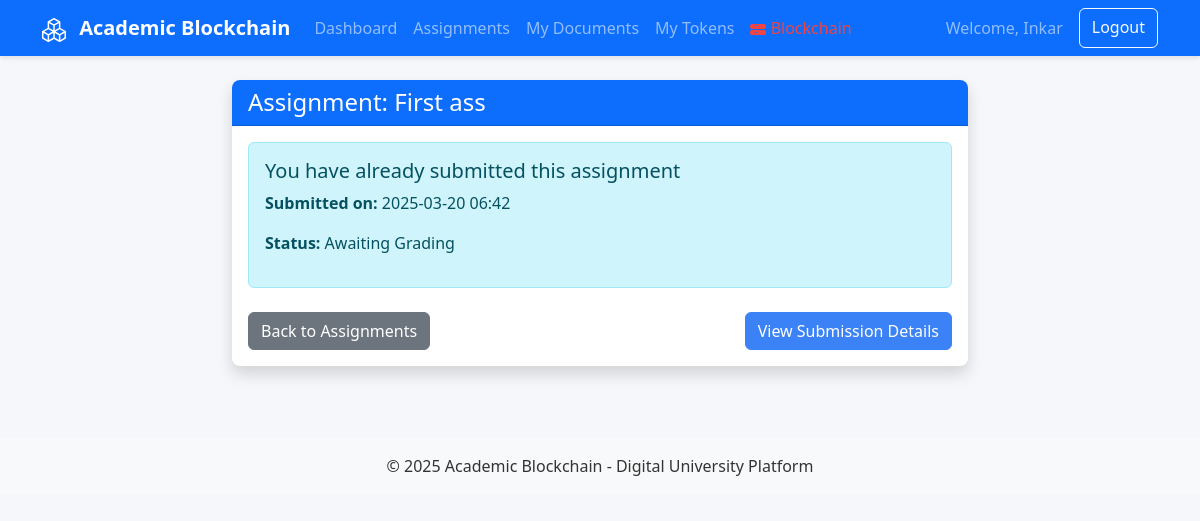
The app's page /student/submit_assignment/1 (signed in) with its own data.
### models/user.py (models this page shows, shortened)
class User(db.Model):
    id = db.Column(db.Integer, primary_key=True)
    name = db.Column(db.String(100), nullable=False)
    email = db.Column(db.String(100), unique=True, nullable=False)
    password_hash = db.Column(db.String(255), nullable=False)
    role = db.Column(db.String(20), nullable=False)  # 'student' or 'teacher'
    blockchain_address = db.Column(db.String(42), nullable=True)  # Ethereum address
    blockchain_wallet_address = db.Column(db.String(42), nullable=True)  # Specific user wallet
    blockchain_nonce = db.Column(db.Integer, default=0)  # For additional security
    photo = db.Column(db.String(255), nullable=True)
    created_at = db.Column(db.DateTime, default=datetime.utcnow)
    last_login = db.Column(db.DateTime, nullable=True)
    total_tokens_earned = db.Column(db.Float, default=0)
    total_tokens_spent = db.Column(db.Float, default=0)
    assignments = db.relationship('Assignment', backref='teacher', lazy=True)
    submissions = db.relationship('Submission', backref='user', lazy=True)
    documents = db.relationship('Document', backref='owner', lazy=True)
    token_transactions = db.relationship('TokenTransaction', backref='user', lazy=True)

### models/assignment.py (models this page shows, shortened)
class Assignment(db.Model):
    id = db.Column(db.Integer, primary_key=True)
    title = db.Column(db.String(100), nullable=False)
    description = db.Column(db.Text, nullable=False)
    deadline = db.Column(db.DateTime, nullable=False)
    teacher_id = db.Column(db.Integer, db.ForeignKey('user.id'), nullable=False)
    created_at = db.Column(db.DateTime, default=datetime.utcnow)
    submissions = db.relationship('Submission', backref='assignment_ref', lazy=True)

### models/submission.py (models this page shows, shortened)
class Submission(db.Model):
    id = db.Column(db.Integer, primary_key=True)
    assignment_id = db.Column(db.Integer, db.ForeignKey('assignment.id'), nullable=False)
    student_id = db.Column(db.Integer, db.ForeignKey('user.id'), nullable=False)
    document_id = db.Column(db.Integer, db.ForeignKey('document.id'), nullable=False)
    submitted_at = db.Column(db.DateTime, default=datetime.utcnow)
    status = db.Column(db.String(20), default='submitted')  # 'submitted', 'graded', 'returned'
    grade = db.Column(db.String(10), nullable=True)
    feedback = db.Column(db.Text, nullable=True)
    graded_at = db.Column(db.DateTime, nullable=True)
    grade_tx = db.Column(db.String(66), nullable=True)  # Transaction hash for grading
    blockchain_verified = db.Column(db.Boolean, default=False)
    grade_verified = db.Column(db.Boolean, default=False)  # New field to track grade verification
    tokens_earned = db.Column(db.Float, default=0)
    assignment = db.relationship('Assignment')  # No backref here
    student = db.relationship('User', backref='student_submissions')
    document = db.relationship('Document')  # No backref here

### controllers/student.py (the view, shortened to what this page needs)
@student.route('/submit_assignment/<int:assignment_id>', methods=['GET', 'POST'])
def submit_assignment(assignment_id):
    user = User.query.get(session['user_id'])
    assignment = Assignment.query.get_or_404(assignment_id)
    existing_submission = Submission.query.filter_by(
        assignment_id=assignment_id,
        student_id=user.id
    ).first()
    return render_template(
        'student/submit_assignment.html',
        assignment=assignment,
        existing_submission=existing_submission,
        user=user,
        now=datetime.utcnow()
    )

### controllers/student.py (called while the page is built)
@student.before_request
def check_student():
    if 'user_id' not in session or session['role'] != 'student':
        flash('Please log in as a student to access this page', 'warning')
        return redirect(url_for('auth.login'))

### templates/student/submit_assignment.html (shortened to what this page needs)
{% extends "layout.html" %}
{% block content %}
<div class="row justify-content-center">
  <div class="col-md-8">
    <div class="card shadow">
      <div class="card-header bg-primary text-white">
        <h4 class="mb-0">Assignment: {{ assignment.title }}</h4>
      </div>
      <div class="card-body">
        {% if existing_submission %}
        <div class="alert alert-info">
          <h5>You have already submitted this assignment</h5>
          <p><strong>Submitted on:</strong> {{ existing_submission.submitted_at.strftime('%Y-%m-%d %H:%M') }}</p>
          <p><strong>Status:</strong>
            {% if existing_submission.status == 'submitted' %}
            Awaiting Grading
            {% elif existing_submission.status == 'graded' %}
            Graded ({{ existing_submission.grade }})
            {% else %}
            {{ existing_submission.status|capitalize }}
            {% endif %}
          </p>
        </div>
        <div class="mt-4">
          <div class="d-flex justify-content-between">
            <a href="{{ url_for('student.view_assignments') }}" class="btn btn-secondary">
               Back to Assignments
            </a>
            {% if existing_submission.document_id %}
            <a href="{{ url_for('student.view_submission', submission_id=existing_submission.id) }}" class="btn btn-primary">
              View Submission Details
            </a>
            {% endif %}
          </div>
        </div>
        {% endif %}
      </div>
    </div>
  </div>
</div>
{% endblock %}

### templates/layout.html (shortened to what this page needs)
<!DOCTYPE html>
<html lang="en">
<head>
    <link rel="stylesheet" href="https://cdn.jsdelivr.net/npm/bootstrap@5.3.0/dist/css/bootstrap.min.css">
    <link rel="stylesheet" href="{{ url_for('static', filename='css/style.css') }}">
</head>
<body>
{% block navbar %}
<nav class="navbar navbar-expand-lg navbar-dark bg-primary">
    <div class="container">
        <a class="navbar-brand" href="{{ url_for('auth.index') }}">
            Academic Blockchain
        </a>
        <div class="collapse navbar-collapse" id="navbarNav">
            <ul class="navbar-nav me-auto">
                {% if session.user_id %}
                {% if session.role == 'student' %}
                <li class="nav-item">
                    <a class="nav-link {% if request.endpoint == 'student.dashboard' %}active{% endif %}" href="{{ url_for('student.dashboard') }}">Dashboard</a>
                </li>
                <li class="nav-item">
                    <a class="nav-link {% if request.endpoint == 'student.view_assignments' %}active{% endif %}" href="{{ url_for('student.view_assignments') }}">Assignments</a>
                </li>
                <li class="nav-item">
                    <a class="nav-link {% if request.endpoint == 'student.view_documents' %}active{% endif %}" href="{{ url_for('student.view_documents') }}">My Documents</a>
                </li>
                <li class="nav-item">
                    <a class="nav-link {% if request.endpoint == 'student.view_tokens' %}active{% endif %}" href="{{ url_for('student.view_tokens') }}">My Tokens</a>
                </li>
                {% endif %}
                <li class="nav-item">
                    <a class="nav-link {% if request.endpoint == 'blockchain.blockchain_status' %}active{% endif %}" href="{{ url_for('blockchain.blockchain_status') }}">
                        <span id="blockchain-status-indicator" class="blockchain-status-unknown">
                            Blockchain
                        </span>
                    </a>
                </li>
                {% endif %}
            </ul>
            <div class="d-flex">
                {% if session.user_id %}
                <span class="navbar-text me-3">Welcome, {{ session.name }}</span>
                <a href="{{ url_for('auth.logout') }}" class="btn btn-outline-light">Logout</a>
                {% else %}
                <a href="{{ url_for('auth.login') }}" class="btn btn-outline-light me-2">Login</a>
                <a href="{{ url_for('auth.register') }}" class="btn btn-light">Register</a>
                {% endif %}
            </div>
        </div>
    </div>
</nav>
{% endblock %}
<div class="container mt-4">
    {% block content %}{% endblock %}
</div>
{% block footer %}
<footer class="bg-light py-3 mt-5">
    <div class="container text-center">
        <p class="mb-0">&copy; 2025 Academic Blockchain - Digital University Platform</p>
    </div>
</footer>
{% endblock %}
</body>
</html>

### static/css/style.css (style rules this page uses)
body { font-family: 'Segoe UI', Roboto, 'Helvetica Neue', Arial, sans-serif; background-color: #f5f7fa; color: #333; }
.card { border-radius: 0.5rem; box-shadow: 0 2px 5px rgba(0, 0, 0, 0.1); border: none; margin-bottom: 1.5rem; }
.card-header { border-radius: 0.5rem 0.5rem 0 0 !important; font-weight: 500; }
.btn { border-radius: 0.375rem; font-weight: 500; }
.btn-primary { background-color: #3b82f6; border-color: #3b82f6; }
.navbar { box-shadow: 0 2px 5px rgba(0, 0, 0, 0.1); }
.navbar-brand { font-weight: 600; }
footer { background-color: #f8f9fa; margin-top: 2rem; padding: 1rem 0; }

### templates/layout.html (style rules this page uses)
.blockchain-status-error { color: #ef4444; }

### records on screen
User: name "Inkar"
Assignment: title "First ass"
Submission: submitted_at "2025-03-20 06:42"
